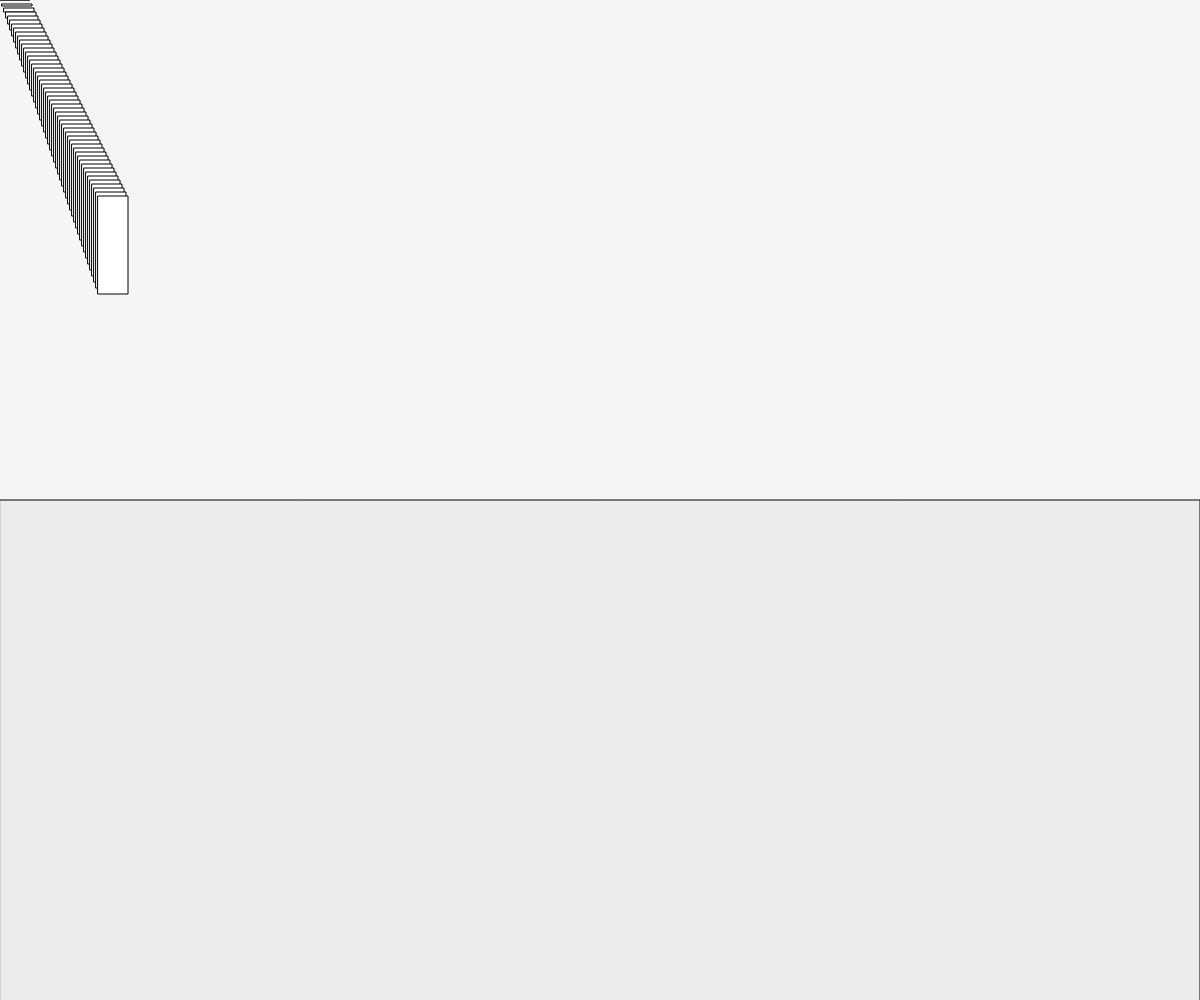
Frame 1 (no input)
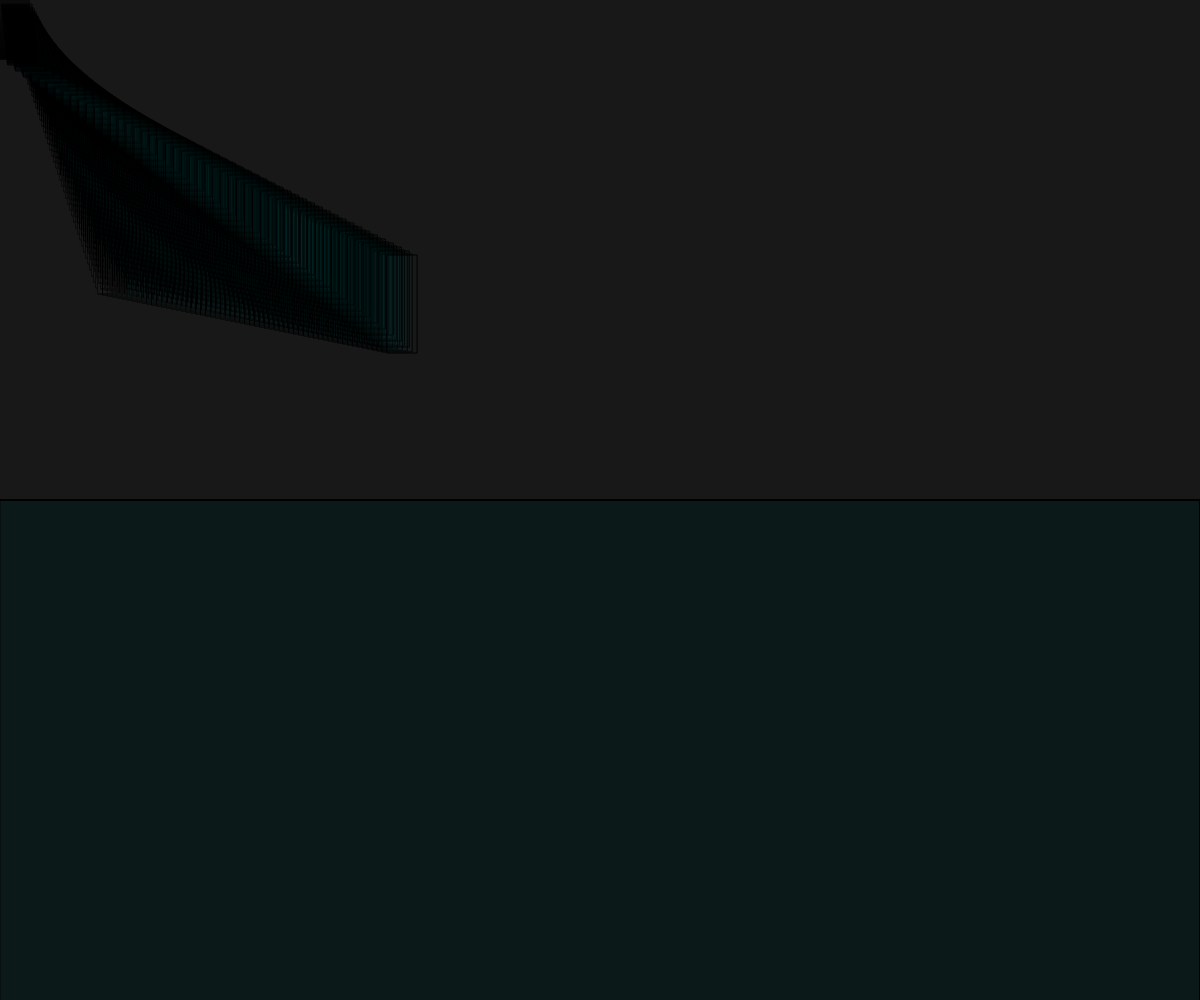
Frame 60 (no input)
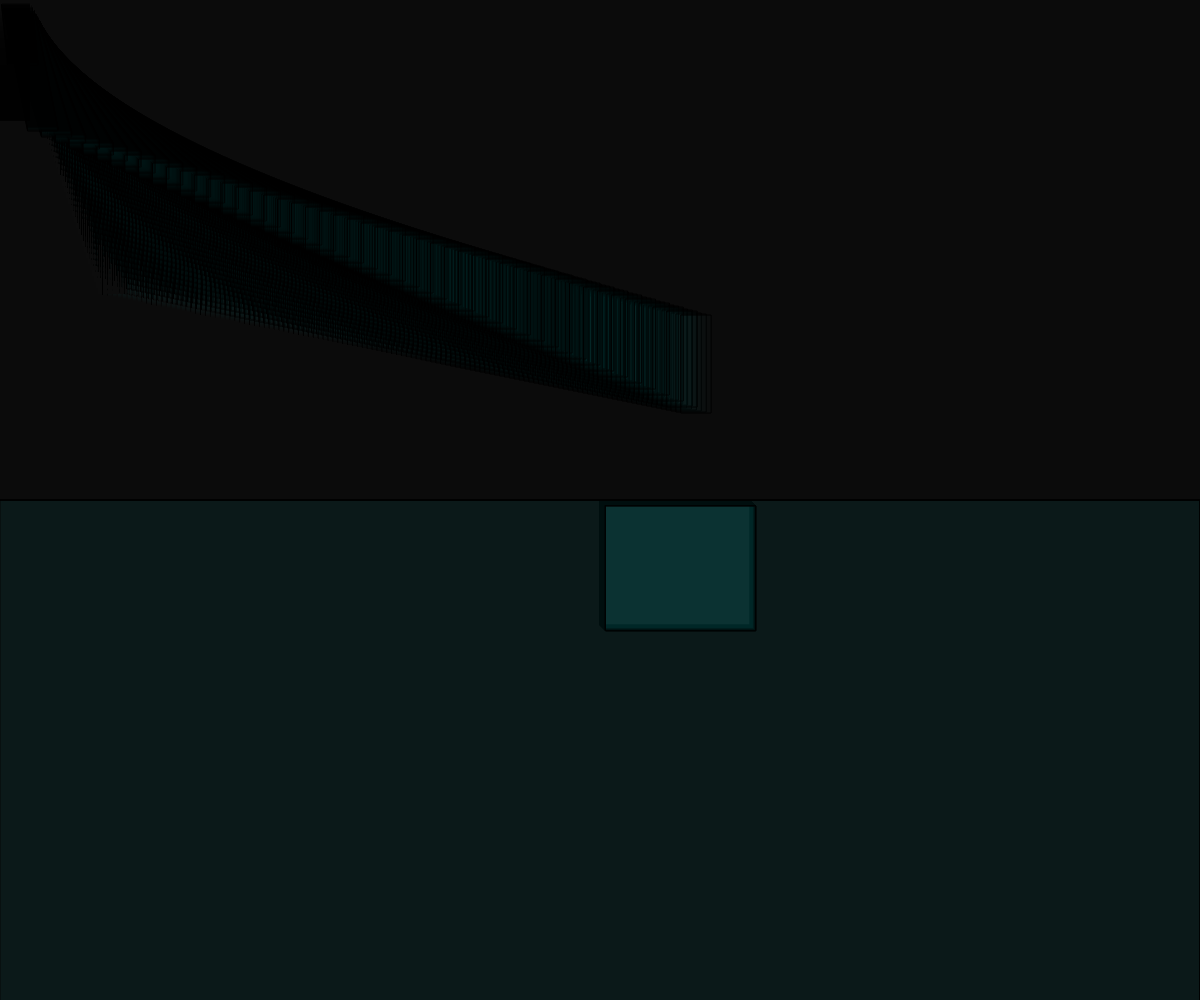
Frame 120 (the mouse pressed at the canvas centre since frame 60)

The p5.js sketch that drew these frames (run headless with seeded random() and noise() and a simulated clock; from frame 60 on, the mouse is pressed at the canvas centre):

// p5.js sketch
// ── sketch.js
let BG1 = 0;
let BG2 = 0;
let BG3 = 0;

class Block {
  constructor(x, y, width, height, speedX, speedY, clr) {
    this.x = x;
    this.y = y;
    this.width = width;
    this.height = height;
    this.speedX = speedX;
    this.speedY = speedY;
    this.clr = clr;
  }

  display() {
    rect(this.x, this.y, this.width, this.height);
  }

  move() {
    this.x = this.x + this.speedX;
    if (this.x > windowWidth - this.width || this.x < 0) {
      this.speedX = this.speedX * -1;
      fill(random(0, 255), random(0, 255), this.clr);
    }
    this.y = this.y + this.speedY;
    if (this.y > windowHeight - this.height || this.y < 0) {
      this.speedY = this.speedY * -1;
    }
  }
}

let blocks = [];
let numLock = 50;
let cnv;
i = 0;
b = 0;
for (i; i < numLock; i++) {
  blocks[i] = new Block(i * 2, i * 4, 30, i * 2, i * 0.1, 1, i * 1.5);
}

function setup() {
  cnv = createCanvas(windowWidth, windowHeight);
  cnv.mousePressed(showBlock);
  myArr = ["This is text", 0, true, "Is trying to print this item out"];
  console.log(myArr[0]);
}

function draw() {
  background(BG3, BG1, BG2, 10);
  for (i = 0; i < numLock; i++) {
    blocks[i].display();
    blocks[i].move();
  }
  fill(BG1, 55, 55, 10);
  square(0, windowHeight / 2, windowWidth);
}

function mousePressed() {

  b = b + 1;
  blocks[b] = new Block(
    mouseX,
    mouseY,
    mouseX / 4,
    mouseY / 4,
    b * 0.1,
    b * 0.1,
    b * 1.5
  );
}

function showBlock() {
  blocks[b].display();
  blocks[b].move();
}

function keyPressed() {
  if (keyCode === 32){
  BG1 = random(0, 255);
  BG2 = random(0, 255);
  BG3 = random(0, 255);
  }
}
